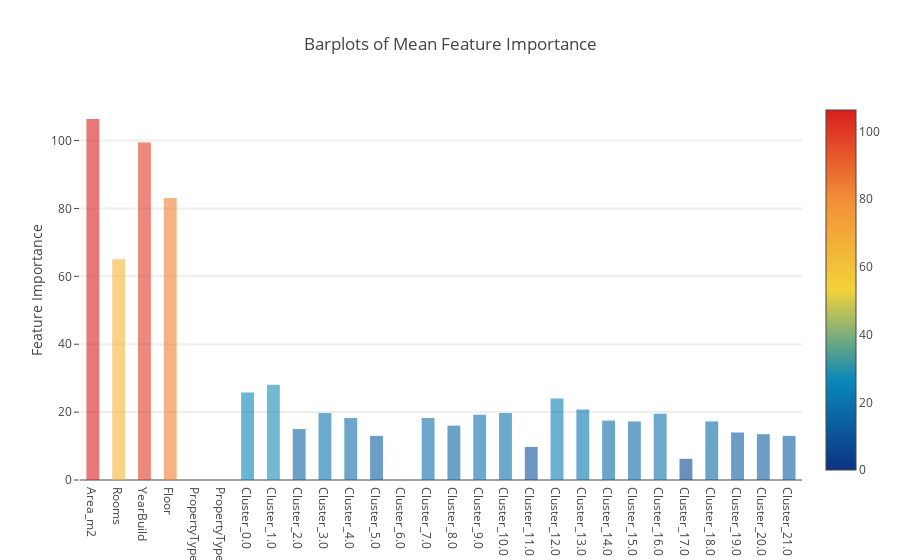

Notebook cell for this chart:
### Markdown cell above
<a id='destination_Section10J'></a>
### 10.J. Plotly Barplot of Average Feature Importance

Having obtained the mean feature importance across all our classifiers, we can plot them into a Plotly bar plot as follows:

### Code cell
y = feature_dataframe['mean'].values
x = feature_dataframe['features'].values
data = [go.Bar(
            x= x,
             y= y,
            width = 0.5,
            marker=dict(
               color = feature_dataframe['mean'].values,
            colorscale='Portland',
            showscale=True,
            reversescale = False
            ),
            opacity=0.6
        )]

layout= go.Layout(
    autosize= True,
    title= 'Barplots of Mean Feature Importance',
    hovermode= 'closest',
#     xaxis= dict(
#         title= 'Pop',
#         ticklen= 5,
#         zeroline= False,
#         gridwidth= 2,
#     ),
    yaxis=dict(
        title= 'Feature Importance',
        ticklen= 5,
        gridwidth= 2
    ),
    showlegend= False
)
fig = go.Figure(data=data, layout=layout)
py.iplot(fig, filename='bar-direct-labels')

### Figure 1 — Plotly figure (JSON) as saved in the notebook; plotly's stock layout.template omitted (floating-point values rounded to 4 significant figures)
{"data": [{"marker": {"color": [106.4, 65.04, 99.42, 83.09, 2.772e-05, 1.74e-06, 25.76, 28.03, 15.0, 19.75, 18.25, 13.0, 7.24e-05, 18.25, 16.0, 19.25, 19.75, 9.751, 24.0, 20.76, 17.5, 17.25, 19.5, 6.25, 17.25, 14.0, 13.5, 13.0], "colorscale": "Portland", "reversescale": false, "showscale": true}, "opacity": 0.6, "type": "bar", "width": 0.5, "x": ["Area_m2", "Rooms", "YearBuild", "Floor", "PropertyType_Dom", "PropertyType_Mieszkanie", "Cluster_0.0", "Cluster_1.0", "Cluster_2.0", "Cluster_3.0", "Cluster_4.0", "Cluster_5.0", "Cluster_6.0", "Cluster_7.0", "Cluster_8.0", "Cluster_9.0", "Cluster_10.0", "Cluster_11.0", "Cluster_12.0", "Cluster_13.0", "Cluster_14.0", "Cluster_15.0", "Cluster_16.0", "Cluster_17.0", "Cluster_18.0", "Cluster_19.0", "Cluster_20.0", "Cluster_21.0"], "y": [106.4, 65.04, 99.42, 83.09, 2.772e-05, 1.74e-06, 25.76, 28.03, 15.0, 19.75, 18.25, 13.0, 7.24e-05, 18.25, 16.0, 19.25, 19.75, 9.751, 24.0, 20.76, 17.5, 17.25, 19.5, 6.25, 17.25, 14.0, 13.5, 13.0]}], "layout": {"autosize": true, "hovermode": "closest", "showlegend": false, "title": "Barplots of Mean Feature Importance", "yaxis": {"gridwidth": 2, "ticklen": 5, "title": "Feature Importance"}}}
